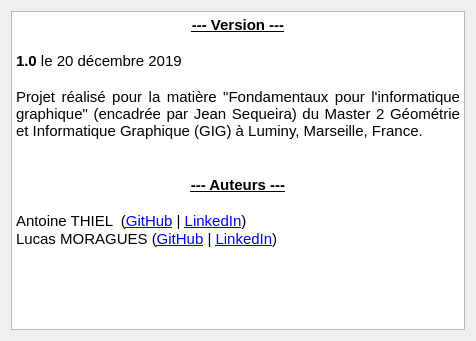
<?xml version="1.0" encoding="UTF-8"?>
<ui version="4.0">
 <class>versionAuteurWindow</class>
 <widget class="QDialog" name="versionAuteurWindow">
  <property name="windowModality">
   <enum>Qt::WindowModal</enum>
  </property>
  <property name="geometry">
   <rect>
    <x>0</x>
    <y>0</y>
    <width>476</width>
    <height>341</height>
   </rect>
  </property>
  <property name="windowTitle">
   <string>Version et auteurs du logiciel</string>
  </property>
  <property name="windowIcon">
   <iconset theme="SB">
    <normaloff>../../../../Images/IMG_20190409_215731.jpg</normaloff>../../../../Images/IMG_20190409_215731.jpg</iconset>
  </property>
  <layout class="QVBoxLayout" name="verticalLayout">
   <item>
    <widget class="QTextBrowser" name="textBrowser">
     <property name="html">
      <string>&lt;!DOCTYPE HTML PUBLIC &quot;-//W3C//DTD HTML 4.0//EN&quot; &quot;http://www.w3.org/TR/REC-html40/strict.dtd&quot;&gt;
&lt;html&gt;&lt;head&gt;&lt;meta name=&quot;qrichtext&quot; content=&quot;1&quot; /&gt;&lt;style type=&quot;text/css&quot;&gt;
p, li { white-space: pre-wrap; }
&lt;/style&gt;&lt;/head&gt;&lt;body style=&quot; font-family:'Ubuntu'; font-size:11pt; font-weight:400; font-style:normal;&quot;&gt;
&lt;p align=&quot;center&quot; style=&quot; margin-top:0px; margin-bottom:0px; margin-left:0px; margin-right:0px; -qt-block-indent:0; text-indent:0px;&quot;&gt;&lt;span style=&quot; font-weight:600; text-decoration: underline;&quot;&gt;--- Version ---&lt;/span&gt;&lt;/p&gt;
&lt;p align=&quot;center&quot; style=&quot;-qt-paragraph-type:empty; margin-top:0px; margin-bottom:0px; margin-left:0px; margin-right:0px; -qt-block-indent:0; text-indent:0px; font-weight:600; text-decoration: underline;&quot;&gt;&lt;br /&gt;&lt;/p&gt;
&lt;p style=&quot; margin-top:0px; margin-bottom:0px; margin-left:0px; margin-right:0px; -qt-block-indent:0; text-indent:0px;&quot;&gt;&lt;span style=&quot; font-weight:600;&quot;&gt;1.0 &lt;/span&gt;le 20 décembre 2019&lt;/p&gt;
&lt;p style=&quot;-qt-paragraph-type:empty; margin-top:0px; margin-bottom:0px; margin-left:0px; margin-right:0px; -qt-block-indent:0; text-indent:0px;&quot;&gt;&lt;br /&gt;&lt;/p&gt;
&lt;p align=&quot;justify&quot; style=&quot; margin-top:0px; margin-bottom:0px; margin-left:0px; margin-right:0px; -qt-block-indent:0; text-indent:0px;&quot;&gt;Projet réalisé pour la matière &amp;quot;Fondamentaux pour l'informatique graphique&amp;quot; (encadrée par Jean Sequeira) du Master 2 Géométrie et Informatique Graphique (GIG) à Luminy, Marseille, France.&lt;/p&gt;
&lt;p style=&quot;-qt-paragraph-type:empty; margin-top:0px; margin-bottom:0px; margin-left:0px; margin-right:0px; -qt-block-indent:0; text-indent:0px;&quot;&gt;&lt;br /&gt;&lt;/p&gt;
&lt;p style=&quot;-qt-paragraph-type:empty; margin-top:0px; margin-bottom:0px; margin-left:0px; margin-right:0px; -qt-block-indent:0; text-indent:0px;&quot;&gt;&lt;br /&gt;&lt;/p&gt;
&lt;p align=&quot;center&quot; style=&quot; margin-top:0px; margin-bottom:0px; margin-left:0px; margin-right:0px; -qt-block-indent:0; text-indent:0px;&quot;&gt;&lt;span style=&quot; font-weight:600; text-decoration: underline;&quot;&gt;--- Auteurs ---&lt;/span&gt;&lt;/p&gt;
&lt;p align=&quot;center&quot; style=&quot;-qt-paragraph-type:empty; margin-top:0px; margin-bottom:0px; margin-left:0px; margin-right:0px; -qt-block-indent:0; text-indent:0px; font-weight:600; text-decoration: underline;&quot;&gt;&lt;br /&gt;&lt;/p&gt;
&lt;p style=&quot; margin-top:0px; margin-bottom:0px; margin-left:0px; margin-right:0px; -qt-block-indent:0; text-indent:0px;&quot;&gt;Antoine THIEL  (&lt;a href=&quot;https://github.com/Anthiel/&quot;&gt;&lt;span style=&quot; text-decoration: underline; color:#0000ff;&quot;&gt;GitHub&lt;/span&gt;&lt;/a&gt; | &lt;a href=&quot;https://www.linkedin.com/in/antoine-thiel/&quot;&gt;&lt;span style=&quot; text-decoration: underline; color:#0000ff;&quot;&gt;LinkedIn&lt;/span&gt;&lt;/a&gt;)&lt;/p&gt;
&lt;p style=&quot; margin-top:0px; margin-bottom:0px; margin-left:0px; margin-right:0px; -qt-block-indent:0; text-indent:0px;&quot;&gt;Lucas MORAGUES (&lt;a href=&quot;https://github.com/ptilulu&quot;&gt;&lt;span style=&quot; text-decoration: underline; color:#0000ff;&quot;&gt;GitHub&lt;/span&gt;&lt;/a&gt; | &lt;a href=&quot;https://www.linkedin.com/in/lucas-moragues-a78635196/&quot;&gt;&lt;span style=&quot; text-decoration: underline; color:#0000ff;&quot;&gt;LinkedIn&lt;/span&gt;&lt;/a&gt;)&lt;/p&gt;&lt;/body&gt;&lt;/html&gt;</string>
     </property>
    </widget>
   </item>
  </layout>
 </widget>
 <resources/>
 <connections/>
</ui>
